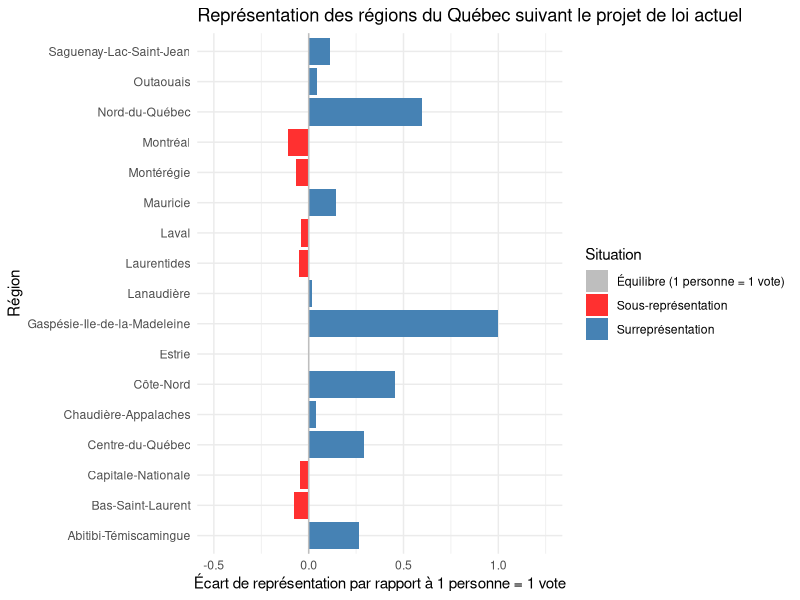
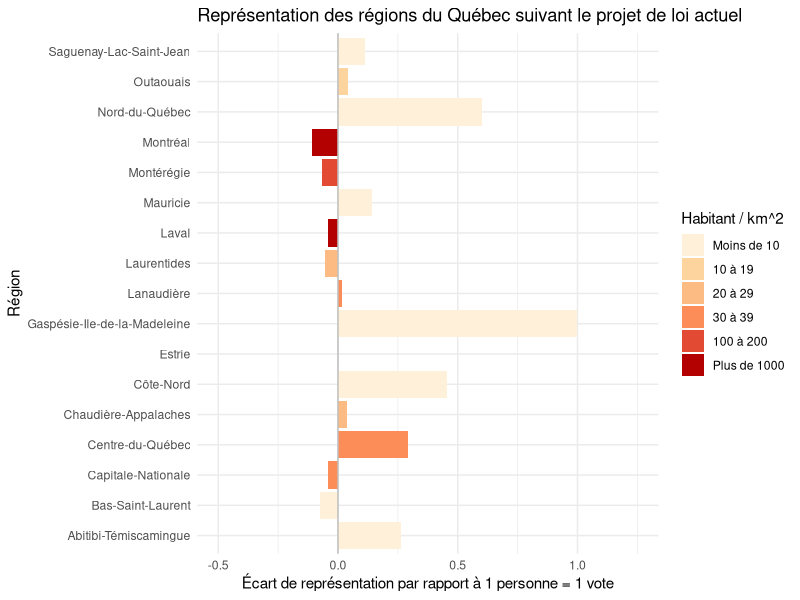
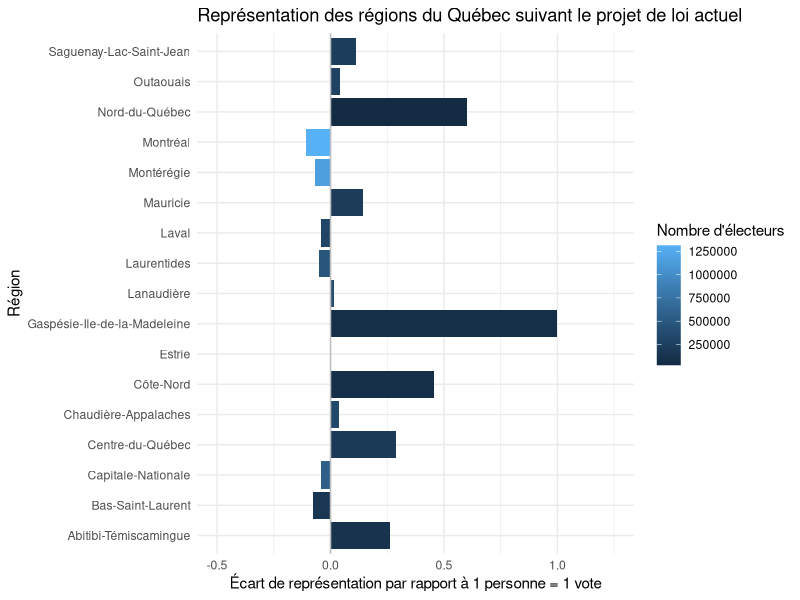

Write R code to recreate these figures, in order.
# Les données viennent de https://ici.radio-canada.ca/nouvelle/1484171/reforme-mode-scrutin-montreal-regions-quebec-politique
# Les données sur la densité de population viennent de : http://www.stat.gouv.qc.ca/statistiques/recensement/2011/recens2011_reg/population/poptot_superficie_reg.htm

data <- data.frame(region = c("Gaspésie-Ile-de-la-Madeleine", 
                              "Bas-Saint-Laurent", 
                              "Chaudière-Appalaches",
                              "Centre-du-Québec", 
                              "Estrie", 
                              "Montérégie", 
                              "Montréal", 
                              "Laval", 
                              "Saguenay-Lac-Saint-Jean",
                              "Côte-Nord", 
                              "Capitale-Nationale", 
                              "Mauricie", 
                              "Lanaudière", 
                              "Laurentides", 
                              "Outaouais",
                              "Abitibi-Témiscamingue", 
                              "Nord-du-Québec"),
                   prop_elec = c(1.2, 2.6, 5.4, 3.1, 4, 
                                 18.9, 21.5, 5, 3.6, 1.1, 
                                 9.2, 3.5, 6.3, 7.6, 4.6,  1.9, 0.5),
                   prop_sieges = c(2.4, 2.4, 5.6, 4, 4,
                                   17.6, 19.2, 4.8, 4, 1.6, 
                                   8.8, 4, 6.4, 7.2, 4.8, 2.4, 0.8),
                   densite_pop = c(4.6, 9, 27.2, 33.8, 30.4, 129.6, 
                                   3779.1, 1625.1, 2.8, 0.4, 37.3,
                                   7.3, 38, 26.9, 12, 2.5, 0.1),
                   nb_electeurs = c(75657, 158112, 328897, 189514, 245160, 
                                    1151446, 1312927, 307058, 217279, 69550, 
                                    561253, 214612, 385945, 464134, 278135, 
                                    113711, 28575 )
)

data$unvote <- (data$prop_sieges / data$prop_elec) -1
data$situation <- ifelse(data$unvote > 0 , "Surreprésentation", 
                         ifelse(data$unvote == 0, "Équilibre (1 personne = 1 vote)",
                                "Sous-représentation"))

data$densite_pop_gp <- factor( ifelse(data$densite_pop < 10, "Moins de 10", ifelse(
  data$densite_pop >= 10 & data$densite_pop < 20, "10 à 19", ifelse(
    data$densite_pop >= 20 & data$densite_pop < 30, "20 à 29", ifelse(
      data$densite_pop >= 30 & data$densite_pop < 40, "30 à 39", ifelse(
        data$densite_pop >= 40 & data$densite_pop < 50, "40 à 49", ifelse(
          data$densite_pop >= 50 & data$densite_pop < 200, "100 à 200", ifelse(
            data$densite_pop > 200, "Plus de 1000", NA
          )
        ) 
      )
    )
  )
)
)
)

data$densite_pop_gp <- factor(data$densite_pop_gp,levels(data$densite_pop_gp)[c(5, 1, 3, 4, 2, 6)])


library(ggplot2)
library(RColorBrewer)

fig <- ggplot(data=data, aes(y=unvote, x=region)) +
          geom_bar(stat = "identity", aes(fill = situation)) + 
          scale_x_discrete(limits = rev(levels(data$region))) +
          coord_flip() +
          ggtitle("Représentation des régions du Québec suivant le projet de loi actuel") +
          ylab("Écart de représentation par rapport à 1 personne = 1 vote") +
          xlab("Région") +
          geom_hline(aes(yintercept = 0), colour = "grey") +
          scale_fill_manual("Situation", values=c("grey", "firebrick1", "steelblue")) +
          ylim(-0.5, 1.25) +
          theme_minimal()

ggsave("fig.jpg", fig, width = 20, height = 10, units = "cm")


fig2 <- ggplot(data=data, aes(y=unvote, x=region)) +
  geom_bar(stat = "identity", aes(fill = densite_pop_gp)) + 
  scale_x_discrete(limits = rev(levels(data$region))) +
  coord_flip() +
  ggtitle("Représentation des régions du Québec suivant le projet de loi actuel") +
  ylab("Écart de représentation par rapport à 1 personne = 1 vote") +
  xlab("Région") +
  geom_hline(aes(yintercept = 0), colour = "grey") +
  scale_fill_brewer("Habitant / km^2", palette = "OrRd") +
  ylim(-0.5, 1.25) +
  theme_minimal()

ggsave("fig2.jpg", fig2, width = 20, height = 10, units = "cm")

fig3 <- ggplot(data=data, aes(y=unvote, x=region)) +
  geom_bar(stat = "identity", aes(fill = nb_electeurs)) + 
  scale_x_discrete(limits = rev(levels(data$region))) +
  coord_flip() +
  ggtitle("Représentation des régions du Québec suivant le projet de loi actuel") +
  ylab("Écart de représentation par rapport à 1 personne = 1 vote") +
  xlab("Région") +
  geom_hline(aes(yintercept = 0), colour = "grey") +
  scale_fill_continuous("Nombre d'électeurs") +
  ylim(-0.5, 1.25) +
  theme_minimal()

ggsave("fig3.jpg", fig3, width = 20, height = 10, units = "cm")

